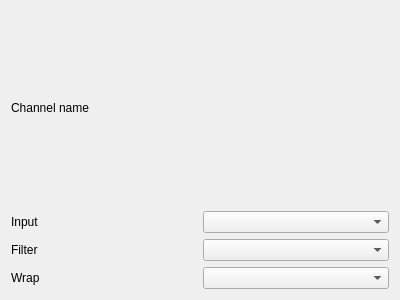
<?xml version="1.0" encoding="UTF-8"?>
<ui version="4.0">
 <class>ChannelSettings</class>
 <widget class="QWidget" name="ChannelSettings">
  <property name="geometry">
   <rect>
    <x>0</x>
    <y>0</y>
    <width>400</width>
    <height>300</height>
   </rect>
  </property>
  <property name="windowTitle">
   <string>Form</string>
  </property>
  <layout class="QVBoxLayout" name="verticalLayout">
   <item>
    <layout class="QHBoxLayout" name="channelLayout">
     <item>
      <widget class="QLabel" name="channelName">
       <property name="text">
        <string>Channel name</string>
       </property>
      </widget>
     </item>
     <item>
      <spacer name="horizontalSpacer">
       <property name="orientation">
        <enum>Qt::Horizontal</enum>
       </property>
       <property name="sizeHint" stdset="0">
        <size>
         <width>40</width>
         <height>20</height>
        </size>
       </property>
      </spacer>
     </item>
    </layout>
   </item>
   <item>
    <layout class="QHBoxLayout" name="inputLayout">
     <item>
      <widget class="QLabel" name="inputLabel">
       <property name="text">
        <string>Input</string>
       </property>
      </widget>
     </item>
     <item>
      <widget class="QComboBox" name="inputBox"/>
     </item>
    </layout>
   </item>
   <item>
    <layout class="QHBoxLayout" name="filterLayout">
     <item>
      <widget class="QLabel" name="filterLabel">
       <property name="text">
        <string>Filter</string>
       </property>
      </widget>
     </item>
     <item>
      <widget class="QComboBox" name="filterBox"/>
     </item>
    </layout>
   </item>
   <item>
    <layout class="QHBoxLayout" name="wrapLayout">
     <item>
      <widget class="QLabel" name="wrapLabel">
       <property name="text">
        <string>Wrap</string>
       </property>
      </widget>
     </item>
     <item>
      <widget class="QComboBox" name="wrapBox"/>
     </item>
    </layout>
   </item>
  </layout>
 </widget>
 <resources/>
 <connections/>
</ui>
